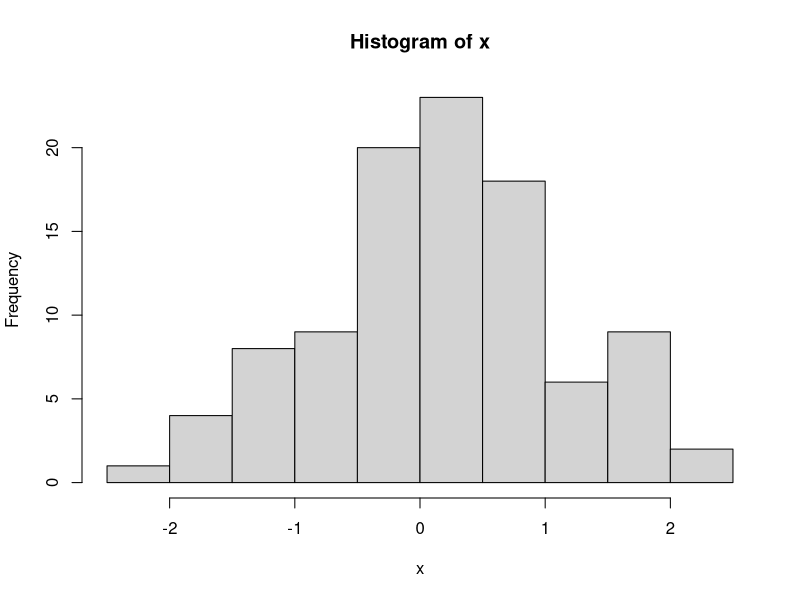
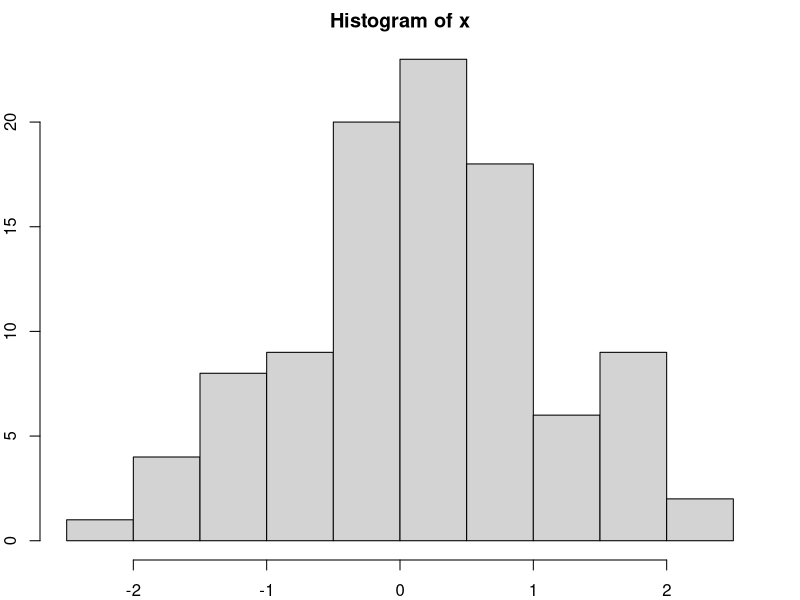
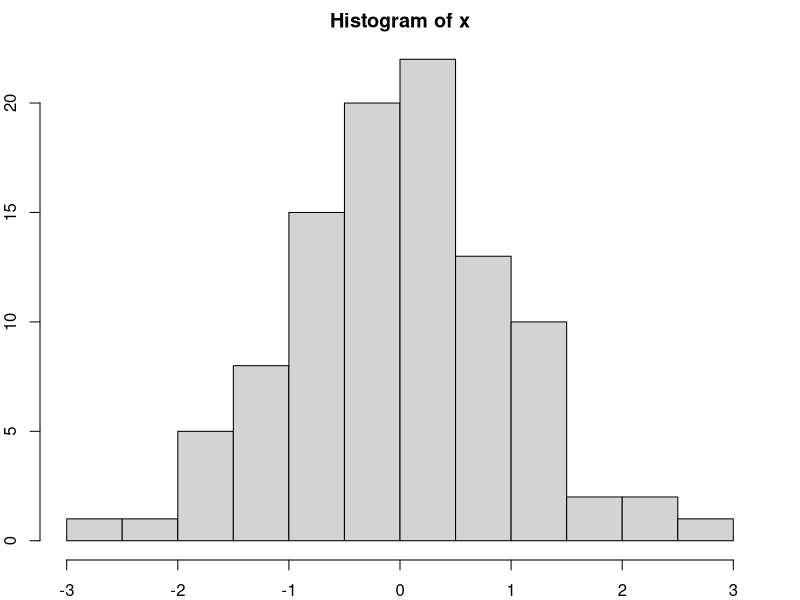
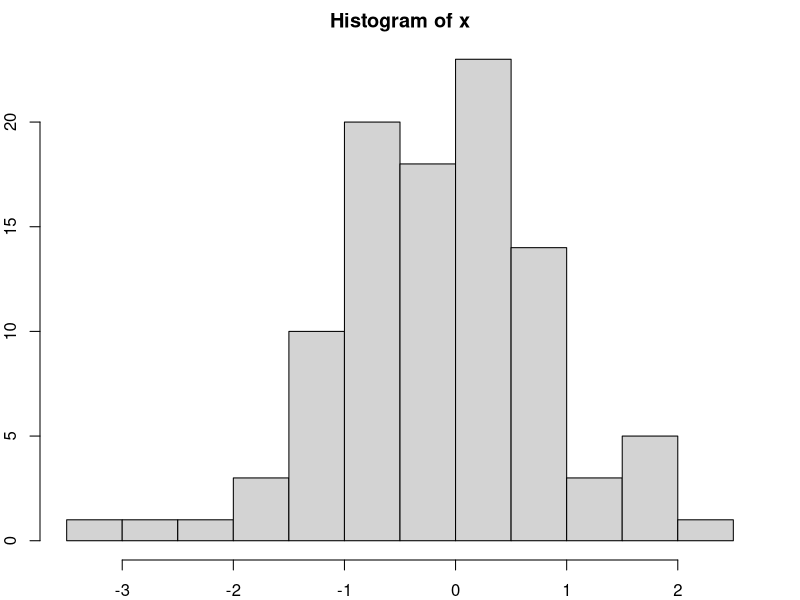
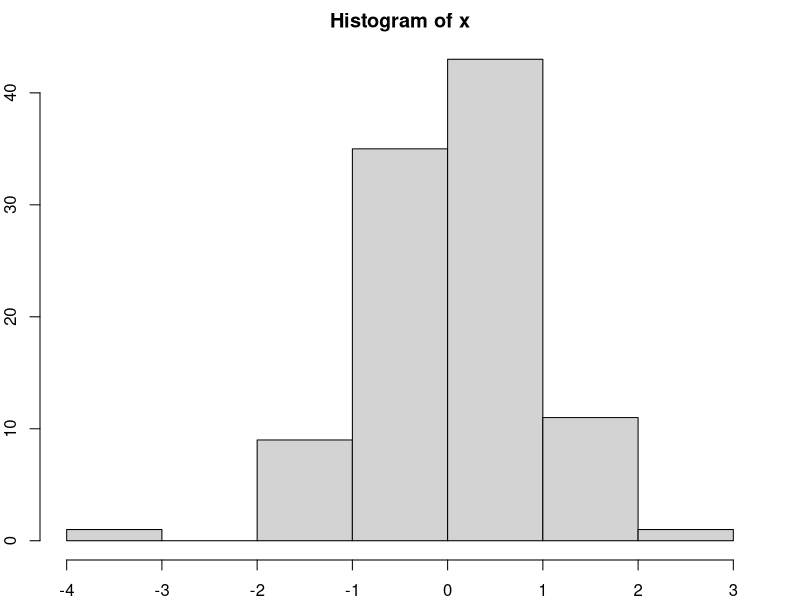
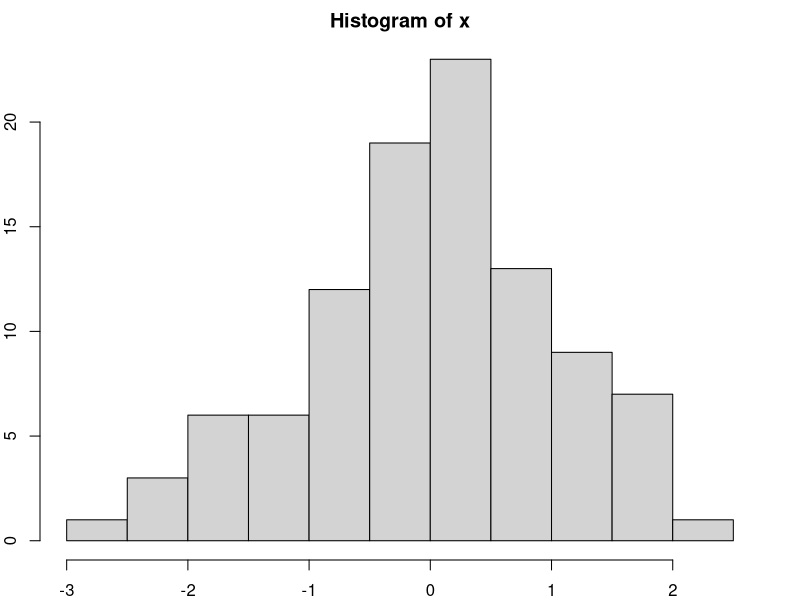

These figures' R source, in order:
x <- rnorm(100)
hist(x)
par(mar = c(2,2,2,2))
hist(x)
x <- rnorm(100)
hist(x)
x <- rnorm(100)
hist(x)
x <- rnorm(100)
hist(x)
x <- rnorm(100)
hist(x)

